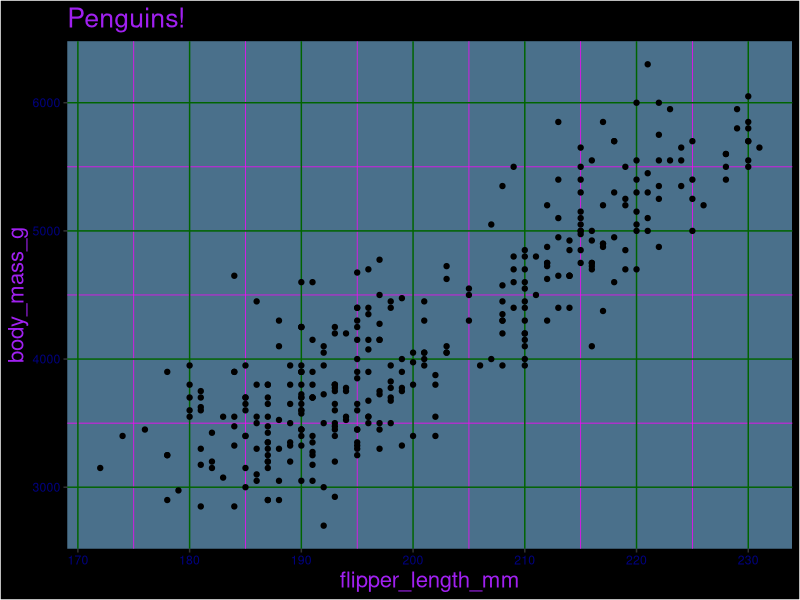

Write R code to recreate this figure.
## ---- chunk 1
library(tidyverse)
library(palmerpenguins)


## ---- chunk 2

ggplot(data = penguins, aes(x = flipper_length_mm, y = body_mass_g)) + 
  geom_point() + 
  labs(title = "Penguins!") +
  theme(title = element_text(size = 16, color = "purple"),
        plot.background = element_rect(fill = "black"),
        panel.background = element_rect(fill = "skyblue4"),
        axis.text = element_text(color = "navy"),
        panel.grid.major = element_line(color = "darkgreen"),
        panel.grid.minor = element_line(color = "magenta"))



